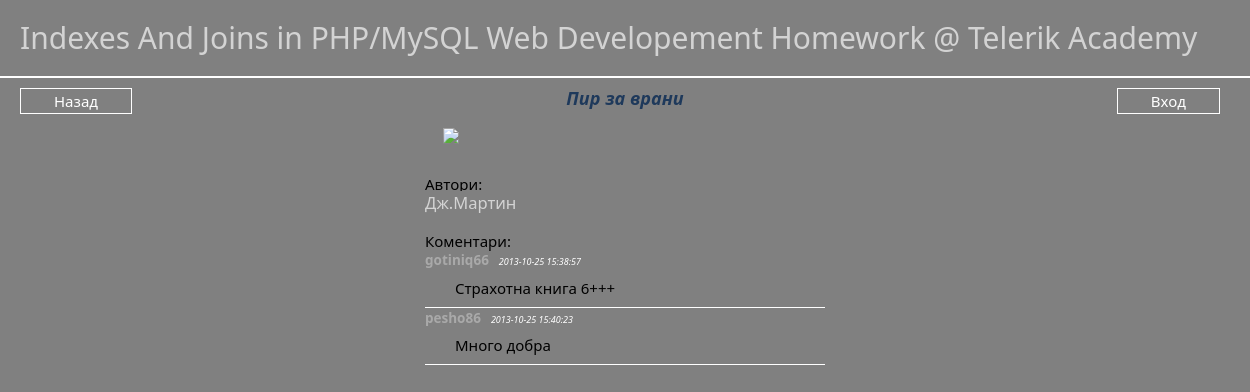
The page /homework5/book.php?book_id=1 on the database its author committed.
### tables this page shows
CREATE TABLE IF NOT EXISTS `books` (
  `book_id` int(11) NOT NULL AUTO_INCREMENT,
  `book_title` varchar(50) NOT NULL,
  PRIMARY KEY (`book_id`)
);

CREATE TABLE IF NOT EXISTS `books_authors` (
  `book_id` int(11) NOT NULL,
  `author_id` int(11) NOT NULL
);

CREATE TABLE IF NOT EXISTS `authors` (
  `author_id` int(11) NOT NULL AUTO_INCREMENT,
  `author_name` varchar(50) NOT NULL,
  PRIMARY KEY (`author_id`)
);

CREATE TABLE IF NOT EXISTS `comments` (
  `comment_id` int(11) NOT NULL AUTO_INCREMENT,
  `comment_content` varchar(250) NOT NULL,
  `user_name` varchar(50) NOT NULL,
  `comment_date` datetime NOT NULL,
  PRIMARY KEY (`comment_id`)
);

### homework5/book.php (the view, shortened to what this page needs)
<?php
require './includes/globals.php';
include './includes/header.php';
if (!(isset($_SESSION['logged']) && $_SESSION['logged'] == TRUE)) {
   $displayLoginBtn = true;
}
else {
    $displayNewCommentSection = true;
    $displayLoginBtn = false;
    $displayLogoutBtn = true;
}
if (isset($_GET['book_id'])) {
    $book_id = intval(mysqli_real_escape_string($connection, trim($_GET['book_id'])));
}
else {
    header('Location: index.php');
    exit;
}
?>
<div id="go-back"><a href="index.php">Назад</a></div>
<div id="login-btn" style="display: <?php if ($displayLoginBtn) {
    echo 'inline-block';
}
else {
    echo 'none';
}
?>"><a href="login.php">Вход</a></div>
<div id="book-info-wrapper">
    <div class="book-title preview">
        <?php
            if ($connection) {
                if (isset($_GET['book_id']) && $book_id!='') {
                    $getBookNameQuery = mysqli_query($connection, 'SELECT book_id, book_title FROM books WHERE book_id='.$book_id.'');
                    $bookName = $getBookNameQuery->fetch_assoc();
                    echo $bookName['book_title'];
                }
                else {
                    echo 'Invalid Book id';
                }
            }
else    {
    echo 'No connection to database - '.mysqli_connect_error();
}
        ?>
    </div>
    <div id="book-cover"><img src="./imgs/book.png"/></div>
    <div id="authors-list"><p>Автори:</p>
        <?php
        if ($connection) {
            $getAllAuthorsForGivenBookIDQuery = mysqli_query($connection, 'SELECT * FROM authors INNER JOIN books_authors ON authors.author_id=books_authors.author_id INNER JOIN books ON books_authors.book_id=books.book_id WHERE books_authors.book_id="'.$book_id.'"');
            while ($row=  mysqli_fetch_assoc($getAllAuthorsForGivenBookIDQuery)) {
                echo '<p><a href="booksList.php?authorID='.$row['author_id'].'">'.$row['author_name'].'</a></p>';
            }
        }
        else {
            echo 'No connection to database - '.mysqli_connect_error();
        }
        ?>
    </div>
    <div id="comments-wrapper"><p>Коментари:</p>
            <?php
                    if ($connection) {
                        $getCommentQuery = mysqli_query($connection, 'SELECT * FROM comments INNER JOIN books_comments ON books_comments.comment_id=comments.comment_id WHERE book_id='.$book_id.' ');
                        while ($row=  mysqli_fetch_assoc($getCommentQuery)) {
                            echo '<div id="comment-author">'.$row['user_name'].'</div><div id="comment-date">'.$row['comment_date'].'</div><div id="comment-content">'.$row['comment_content'].'</div>';
                        }
                    }
            ?>
    </div>
</div>
<?php
include './includes/footer.php';
?>

### rows shown on the page
books: book_title "Пир за врани"
books_authors: author.author_name "Дж.Мартин"
comments: user_name "gotiniq66", comment_date "2013-10-25 15:38:57", comment_content "Страхотна книга 6+++"
comments: user_name "pesho86", comment_date "2013-10-25 15:40:23", comment_content "Много добра"
